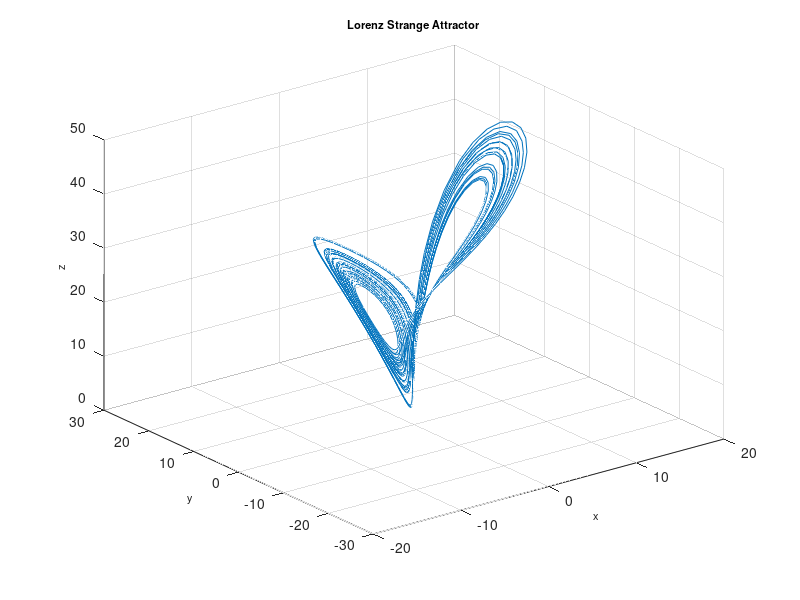

Write the MATLAB code that produced this figure.
function Lorenz
%==========================================================================
% Matlab program to plot a phase portrait of the 3D chaotic system
%==========================================================================
clear
clc
clf
%==================== Parameters ==========================================
a = 10; b = 8/3; r = 28;
%===================== Initial conditions =================================
initial=[1.1, 2, 7]; 
% =============== Solves ODEs =============================================
deq1=@(t,x) [a*(x(2)-x(1)); x(1)*(r-x(3))-x(2); x(1)*x(2) - b*x(3)];
[~,sol] = ode45(deq1,[0, 40],initial);
%============= Runs simulation ============================================
    plot3(sol(:,1),sol(:,2),sol(:,3)),grid
    title('Lorenz Strange Attractor','fontsize',8)
    xlabel('x','fontsize',8)
    ylabel('y','fontsize',8)
    zlabel('z','fontsize',8)
%================= End of program =========================================